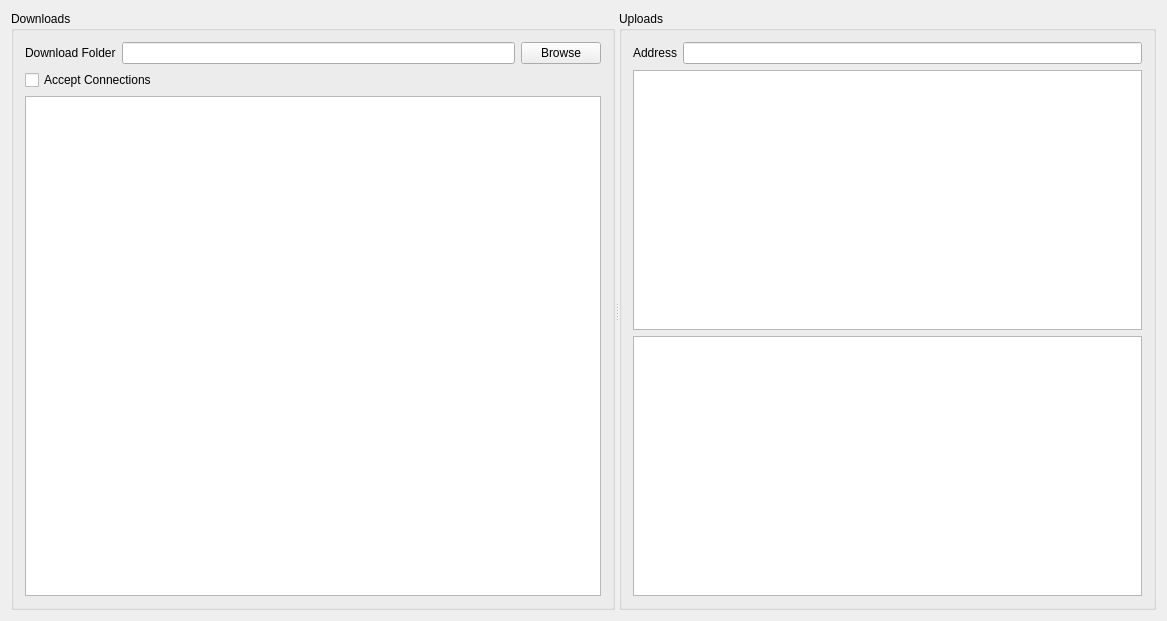
<?xml version="1.0" encoding="UTF-8"?>
<ui version="4.0">
 <class>MainWindow</class>
 <widget class="QMainWindow" name="MainWindow">
  <property name="geometry">
   <rect>
    <x>0</x>
    <y>0</y>
    <width>1167</width>
    <height>621</height>
   </rect>
  </property>
  <property name="windowTitle">
   <string>FileExchange</string>
  </property>
  <widget class="QWidget" name="centralWidget">
   <layout class="QVBoxLayout" name="verticalLayout_2">
    <item>
     <widget class="QSplitter" name="splitter">
      <property name="orientation">
       <enum>Qt::Horizontal</enum>
      </property>
      <widget class="QGroupBox" name="groupBox">
       <property name="title">
        <string>Downloads</string>
       </property>
       <layout class="QVBoxLayout" name="verticalLayout">
        <item>
         <layout class="QHBoxLayout" name="horizontalLayout_3">
          <item>
           <widget class="QLabel" name="label_3">
            <property name="text">
             <string>Download Folder</string>
            </property>
           </widget>
          </item>
          <item>
           <widget class="QLineEdit" name="downloadFolderLineEdit">
            <property name="text">
             <string/>
            </property>
           </widget>
          </item>
          <item>
           <widget class="QPushButton" name="downloadFolderBrowseButton">
            <property name="text">
             <string>Browse</string>
            </property>
           </widget>
          </item>
         </layout>
        </item>
        <item>
         <widget class="QCheckBox" name="acceptConnectionsCheckBox">
          <property name="text">
           <string>Accept Connections</string>
          </property>
          <property name="checked">
           <bool>false</bool>
          </property>
         </widget>
        </item>
        <item>
         <widget class="QTableView" name="downloadsTable">
          <property name="editTriggers">
           <set>QAbstractItemView::NoEditTriggers</set>
          </property>
          <property name="selectionMode">
           <enum>QAbstractItemView::SingleSelection</enum>
          </property>
          <property name="selectionBehavior">
           <enum>QAbstractItemView::SelectRows</enum>
          </property>
         </widget>
        </item>
       </layout>
      </widget>
      <widget class="QGroupBox" name="groupBox_2">
       <property name="title">
        <string>Uploads</string>
       </property>
       <layout class="QVBoxLayout" name="verticalLayout_3">
        <item>
         <layout class="QHBoxLayout" name="horizontalLayout_2">
          <item>
           <widget class="QLabel" name="label">
            <property name="text">
             <string>Address</string>
            </property>
           </widget>
          </item>
          <item>
           <widget class="QLineEdit" name="addressLineEdit">
            <property name="text">
             <string/>
            </property>
           </widget>
          </item>
         </layout>
        </item>
        <item>
         <widget class="QTreeView" name="fileSystemTree">
          <property name="editTriggers">
           <set>QAbstractItemView::DoubleClicked</set>
          </property>
         </widget>
        </item>
        <item>
         <widget class="QTableView" name="uploadsTable">
          <property name="editTriggers">
           <set>QAbstractItemView::NoEditTriggers</set>
          </property>
          <property name="selectionMode">
           <enum>QAbstractItemView::SingleSelection</enum>
          </property>
          <property name="selectionBehavior">
           <enum>QAbstractItemView::SelectRows</enum>
          </property>
          <property name="showGrid">
           <bool>false</bool>
          </property>
          <attribute name="verticalHeaderVisible">
           <bool>false</bool>
          </attribute>
          <attribute name="verticalHeaderDefaultSectionSize">
           <number>24</number>
          </attribute>
          <attribute name="verticalHeaderMinimumSectionSize">
           <number>24</number>
          </attribute>
         </widget>
        </item>
       </layout>
      </widget>
     </widget>
    </item>
   </layout>
  </widget>
 </widget>
 <layoutdefault spacing="6" margin="11"/>
 <resources/>
 <connections/>
</ui>
